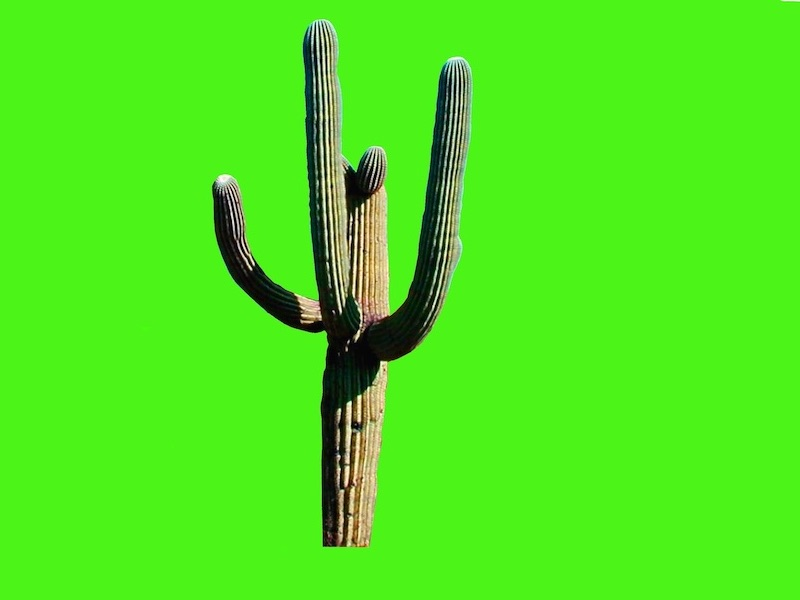
#> input picture image/ManipulationImage/Images/cactus.jpg, 800 x 600 px, found by its file name
$ python Project_Image.py
#> lines starting #> are read from the running program, lines starting #| are printed output that depends on the picture

from PIL import Image
image_beach = Image.open(r"C:\Users\exmarcsd\Documents\Python\image\ManipulationImage\Images\cactus.jpg")
#> image_beach is the input picture: PIL image 800x600 RGB; mean R, G, B 77.7, 229.6, 28.9
print(image_beach.size)
#| (800, 600)
print(image_beach.format)
#| JPEG
pixels_beach = image_beach.load()
print(pixels_beach[200,213])
#| (76, 244, 24)

for y in range(100,300):
    for x in range(200,213):
        (r, g, b) = pixels_beach[x,y]
        #new_blue = b +50
        pixels_beach[x,y] = (r, g, 104)
        print(pixels_beach[x,y])
#> this loop made 200 passes
#> (printed output is left out)


image_beach.show()
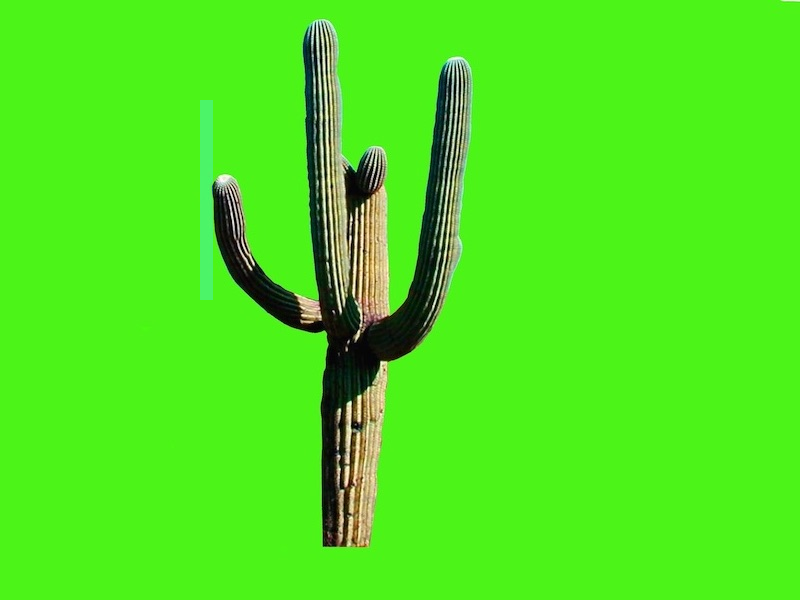
#> shown: PIL image 800x600 RGB; mean R, G, B 77.7, 229.6, 29.3

#image_beach.save("testeazul.jpg")

$ run again, with image/ManipulationImage/Images/boat.jpg copied over image/ManipulationImage/Images/cactus.jpg
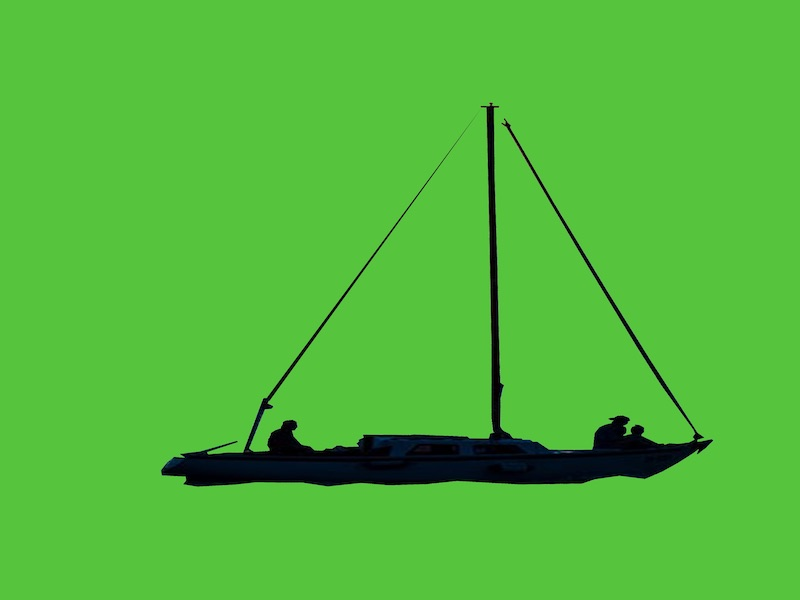
#> input picture image/ManipulationImage/Images/boat.jpg, 800 x 600 px, found by its file name
#> image_beach is the input picture: PIL image 800x600 RGB; mean R, G, B 81.8, 185.9, 58.9
#| (800, 600)
#| JPEG
#| (86, 196, 61)
#> the loop `for y in range(100,300):` made 200 passes
#> (printed output is left out)
#> `image_beach.show()`:
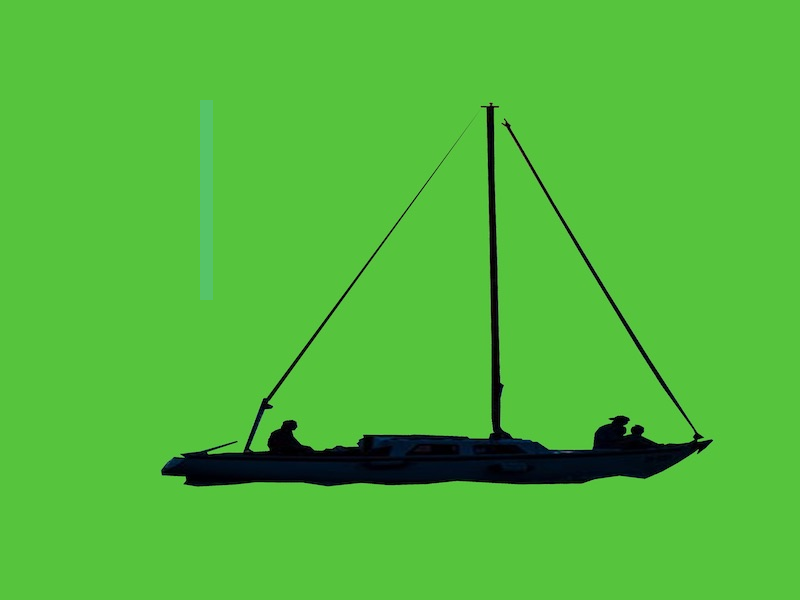
#> shown: PIL image 800x600 RGB; mean R, G, B 81.8, 185.9, 59.2

$ run again, with image/ManipulationImage/Images/cat.jpg copied over image/ManipulationImage/Images/cactus.jpg
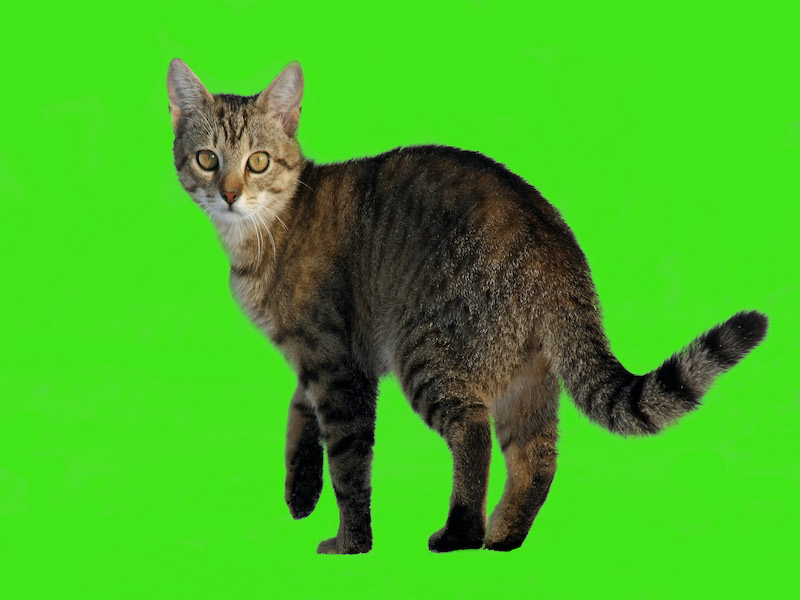
#> input picture image/ManipulationImage/Images/cat.jpg, 800 x 600 px, found by its file name
#> image_beach is the input picture: PIL image 800x600 RGB; mean R, G, B 68, 182.9, 32.4
#| (800, 600)
#| JPEG
#| (72, 221, 33)
#> the loop `for y in range(100,300):` made 200 passes
#> (printed output is left out)
#> `image_beach.show()`:
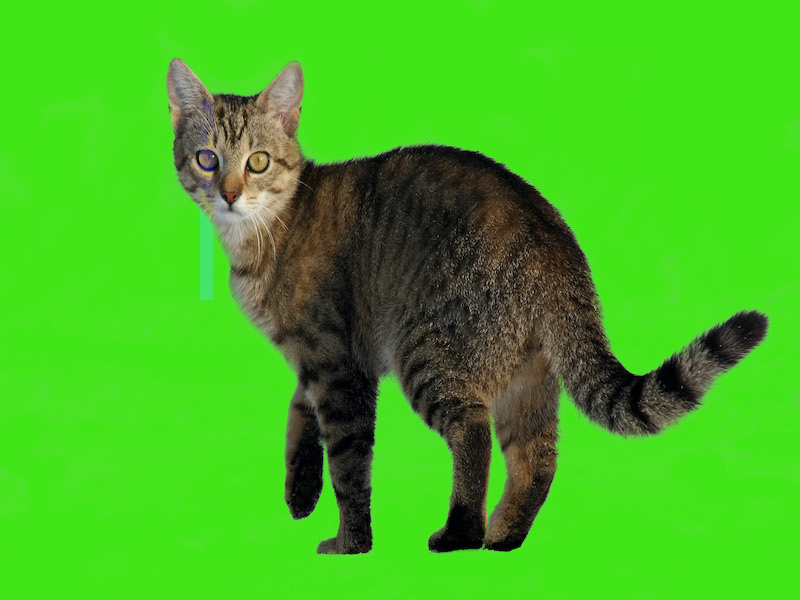
#> shown: PIL image 800x600 RGB; mean R, G, B 68, 182.9, 32.6
